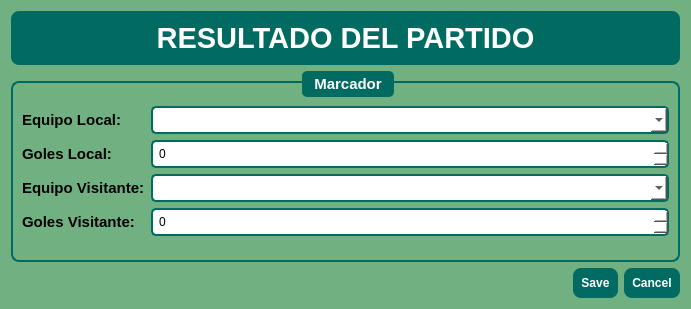
<?xml version="1.0" encoding="UTF-8"?>
<ui version="4.0">
 <class>DialogFormResultado</class>
 <widget class="QDialog" name="DialogFormResultado">
  <property name="geometry">
   <rect>
    <x>0</x>
    <y>0</y>
    <width>691</width>
    <height>309</height>
   </rect>
  </property>
  <property name="windowTitle">
   <string>Resultado del Partido</string>
  </property>
  <property name="styleSheet">
   <string notr="true">
QDialog { background-color: rgb(113,177,129); }

QLabel#lblTitulo {
 font-size: 22pt;
 font-weight: bold;
 color: white;
 background-color: rgb(1,107,97);
 border-radius: 8px;
 padding: 10px;
}

QGroupBox {
 color: white;
 font-weight: bold;
 border: 2px solid rgb(1,107,97);
 border-radius: 8px;
 margin-top: 10px;
}

QGroupBox::title {
 subcontrol-origin: margin;
 subcontrol-position: top center;
 padding: 4px 10px;
 background-color: rgb(1,107,97);
 border-radius: 5px;
}

QSpinBox, QComboBox {
 background-color: white;
 border: 2px solid rgb(1,107,97);
 border-radius: 5px;
 padding: 4px;
}

QPushButton {
 background-color: rgb(1,107,97);
 color: white;
 border-radius: 8px;
 padding: 8px;
 font-weight: bold;
}
   </string>
  </property>
  <layout class="QVBoxLayout">
   <item>
    <widget class="QLabel" name="lblTitulo">
     <property name="sizePolicy">
      <sizepolicy hsizetype="Preferred" vsizetype="Fixed">
       <horstretch>0</horstretch>
       <verstretch>0</verstretch>
      </sizepolicy>
     </property>
     <property name="text">
      <string>RESULTADO DEL PARTIDO</string>
     </property>
     <property name="alignment">
      <set>Qt::AlignmentFlag::AlignCenter</set>
     </property>
    </widget>
   </item>
   <item>
    <widget class="QGroupBox" name="groupResultado">
     <property name="sizePolicy">
      <sizepolicy hsizetype="Expanding" vsizetype="Preferred">
       <horstretch>0</horstretch>
       <verstretch>0</verstretch>
      </sizepolicy>
     </property>
     <property name="font">
      <font>
       <pointsize>11</pointsize>
       <bold>true</bold>
      </font>
     </property>
     <property name="title">
      <string>Marcador</string>
     </property>
     <layout class="QFormLayout">
      <item row="1" column="0">
       <widget class="QLabel" name="label">
        <property name="font">
         <font>
          <pointsize>11</pointsize>
          <bold>true</bold>
         </font>
        </property>
        <property name="text">
         <string>Equipo Local:</string>
        </property>
       </widget>
      </item>
      <item row="1" column="1">
       <widget class="QComboBox" name="cmbEquipoLocal">
        <property name="styleSheet">
         <string notr="true">color: rgb(0, 0, 0);</string>
        </property>
       </widget>
      </item>
      <item row="2" column="0">
       <widget class="QLabel" name="label">
        <property name="font">
         <font>
          <pointsize>11</pointsize>
          <bold>true</bold>
         </font>
        </property>
        <property name="text">
         <string>Goles Local:</string>
        </property>
       </widget>
      </item>
      <item row="2" column="1">
       <widget class="QSpinBox" name="spinGolesLocal"/>
      </item>
      <item row="3" column="0">
       <widget class="QLabel" name="label">
        <property name="font">
         <font>
          <pointsize>11</pointsize>
          <bold>true</bold>
         </font>
        </property>
        <property name="text">
         <string>Equipo Visitante:</string>
        </property>
       </widget>
      </item>
      <item row="3" column="1">
       <widget class="QComboBox" name="cmbEquipoVisitante"/>
      </item>
      <item row="4" column="0">
       <widget class="QLabel" name="label">
        <property name="font">
         <font>
          <pointsize>11</pointsize>
          <bold>true</bold>
         </font>
        </property>
        <property name="text">
         <string>Goles Visitante:</string>
        </property>
       </widget>
      </item>
      <item row="4" column="1">
       <widget class="QSpinBox" name="spinGolesVisitante"/>
      </item>
      <item row="0" column="1">
       <spacer name="horizontalSpacer">
        <property name="orientation">
         <enum>Qt::Orientation::Horizontal</enum>
        </property>
        <property name="sizeHint" stdset="0">
         <size>
          <width>40</width>
          <height>8</height>
         </size>
        </property>
       </spacer>
      </item>
     </layout>
    </widget>
   </item>
   <item>
    <widget class="QDialogButtonBox" name="buttonBox">
     <property name="standardButtons">
      <set>QDialogButtonBox::StandardButton::Cancel|QDialogButtonBox::StandardButton::Save</set>
     </property>
    </widget>
   </item>
  </layout>
 </widget>
 <resources/>
 <connections>
  <connection>
   <sender>buttonBox</sender>
   <signal>accepted()</signal>
   <receiver>DialogFormResultado</receiver>
   <slot>accept()</slot>
   <hints>
    <hint type="sourcelabel">
     <x>20</x>
     <y>20</y>
    </hint>
    <hint type="destinationlabel">
     <x>20</x>
     <y>20</y>
    </hint>
   </hints>
  </connection>
  <connection>
   <sender>buttonBox</sender>
   <signal>rejected()</signal>
   <receiver>DialogFormResultado</receiver>
   <slot>reject()</slot>
   <hints>
    <hint type="sourcelabel">
     <x>20</x>
     <y>20</y>
    </hint>
    <hint type="destinationlabel">
     <x>20</x>
     <y>20</y>
    </hint>
   </hints>
  </connection>
 </connections>
</ui>
